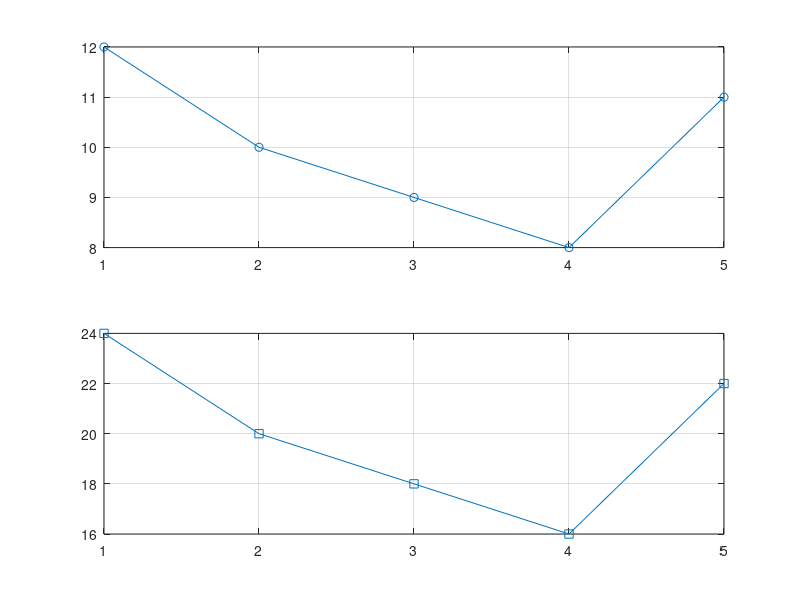

Here is the MATLAB script that generated this plot:
clc; clear; close all;
total_RB=50; users=1:5; alloc=[12 10 9 8 11];
util=(alloc/total_RB)*100;
subplot(2,1,1); plot(users,alloc,'-o'); grid on
subplot(2,1,2); plot(users,util,'-s'); grid on
